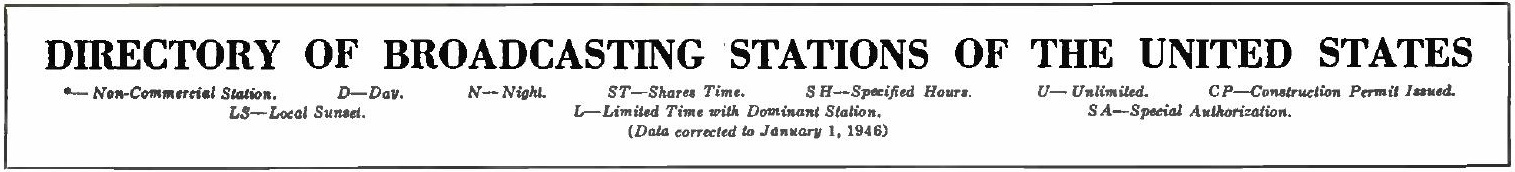
#> input picture Imagenes/table.jpg, 1515 x 172 px, given in place of page0.jpg, which was not available
$ jupyter execute --allow-errors tables_steps.ipynb   (older library calls are emulated)
#> lines starting #> are read from the running program, lines starting #| are printed output that depends on the picture; after the words box and inside, x2 and y2 are one past the last pixel; in counts of white or black regions, pixels touching at a corner belong together; pictures that were not available may be replaced by others from this repository, and a replacement may not be noted
[cell 1]
from sklearn.cluster import AgglomerativeClustering
from pytesseract import Output
from tabulate import tabulate
import pandas as pd
import numpy as np
import pytesseract
import argparse
import imutils
import cv2

[cell 2]
# set a seed for our random number generator
np.random.seed(42)
# load the input image and convert it to grayscale
path =r'/home/pop-jaroso/Desktop/Table detection/Files/page0.jpg'
image = cv2.imread(path)
#> image is the input picture: shape (172, 1515, 3); mean B, G, R 224, 224.1, 224.1
gray = cv2.cvtColor(image, cv2.COLOR_BGR2GRAY)

[cell 3]
# initialize a rectangular kernel that is ~5x wider than it is tall,
# then smooth the image using a 3x3 Gaussian blur and then apply a
# blackhat morphological operator to find dark regions on a light
# background
kernel = cv2.getStructuringElement(cv2.MORPH_RECT, (51, 11))
gray = cv2.GaussianBlur(gray, (3, 3), 0)
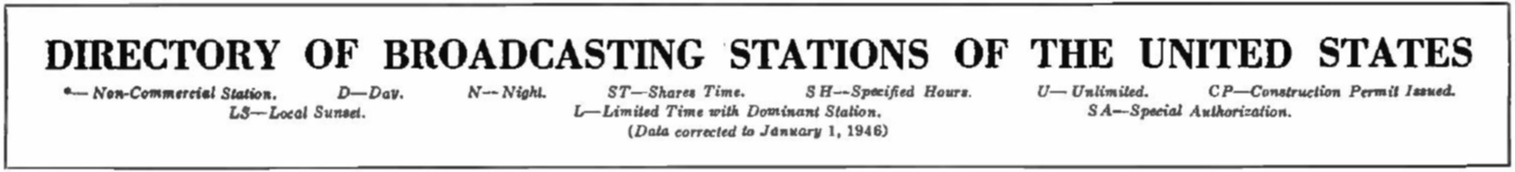
#> gray: shape (172, 1515); min 2, max 255, mean 224.1
blackhat = cv2.morphologyEx(gray, cv2.MORPH_BLACKHAT, kernel)
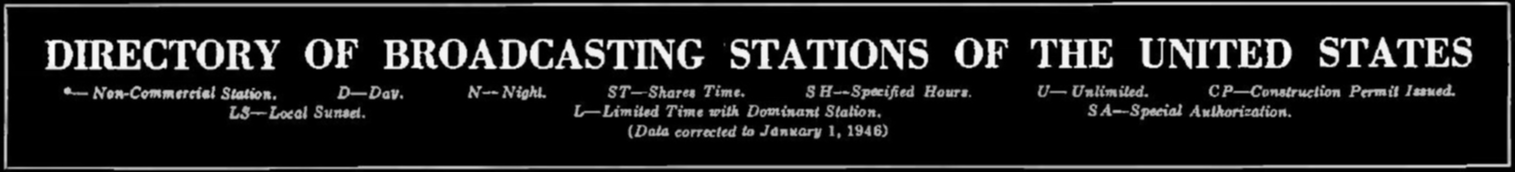
#> blackhat: shape (172, 1515); min 0, max 252, mean 29.8

[cell 4]
# compute the Scharr gradient of the blackhat image and scale the
# result into the range [0, 255]
grad = cv2.Sobel(blackhat, ddepth=cv2.CV_32F, dx=1, dy=0, ksize=-1)
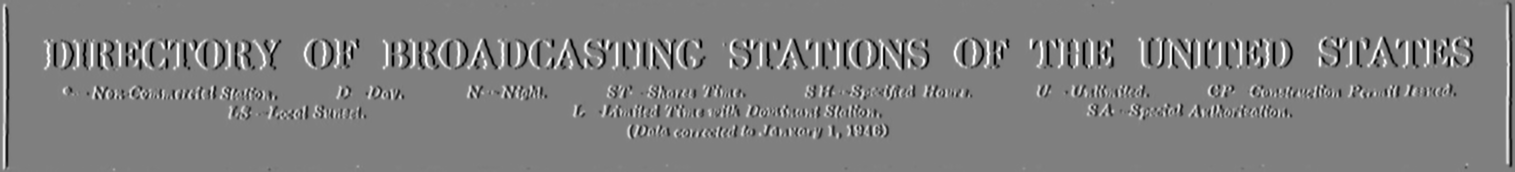
#> grad: shape (172, 1515) float32; min -3024, max 3008, mean 0; drawn with min black and max white
grad = np.absolute(grad)
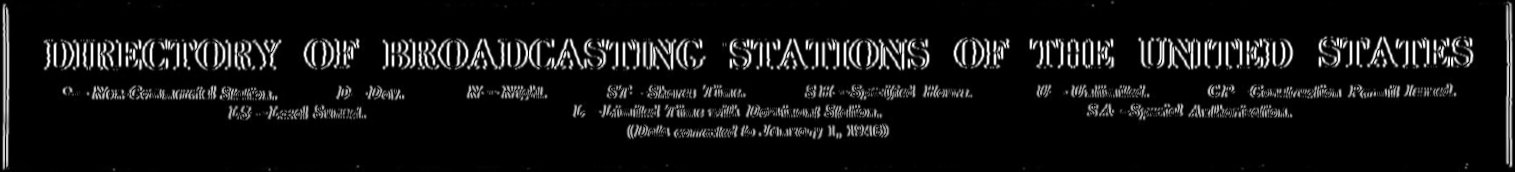
#> grad: shape (172, 1515) float32; min 0, max 3024, mean 211.4; drawn with min black and max white
(minVal, maxVal) = (np.min(grad), np.max(grad))
#> minVal = 0; maxVal = 3024
grad = (grad - minVal) / (maxVal - minVal)
grad = (grad * 255).astype("uint8")

[cell 5]
# apply a closing operation using the rectangular kernel to close
# gaps in between characters, apply Otsu's thresholding method, and
# finally a dilation operation to enlarge foreground regions
grad = cv2.morphologyEx(grad, cv2.MORPH_CLOSE, kernel)
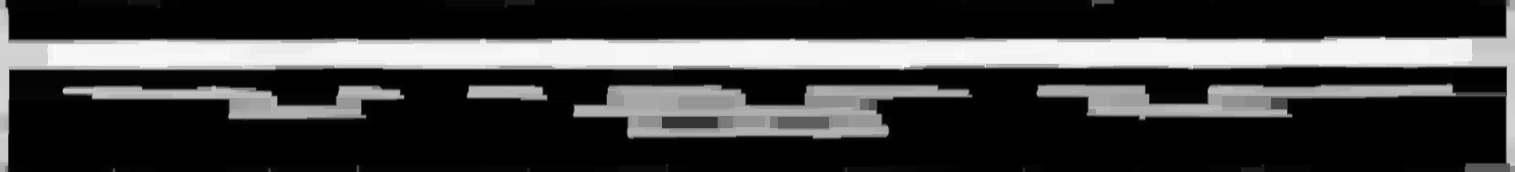
#> grad: shape (172, 1515); min 0, max 255, mean 59.5
thresh = cv2.threshold(grad, 0, 255,
	cv2.THRESH_BINARY | cv2.THRESH_OTSU)[1]
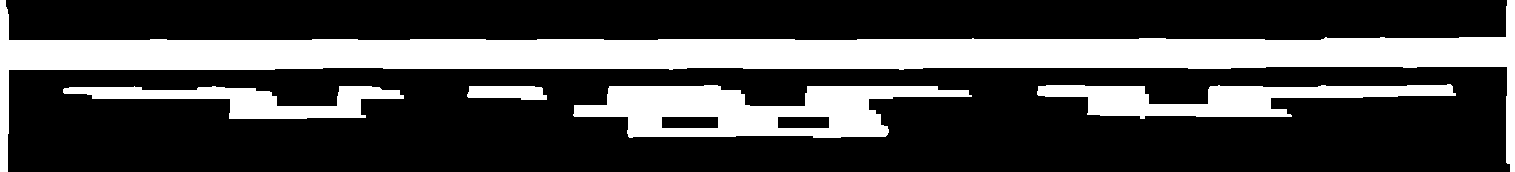
#> thresh: shape (172, 1515); 27.8% white; 5 white regions, box (x1, y1, x2, y2) and area: (0, 0, 1515, 172) 46967, (573, 85, 972, 138) 12220, (1037, 84, 1456, 119) 7249, (63, 86, 404, 119) 5018, (467, 86, 547, 100) 952
thresh = cv2.dilate(thresh, None, iterations=3)
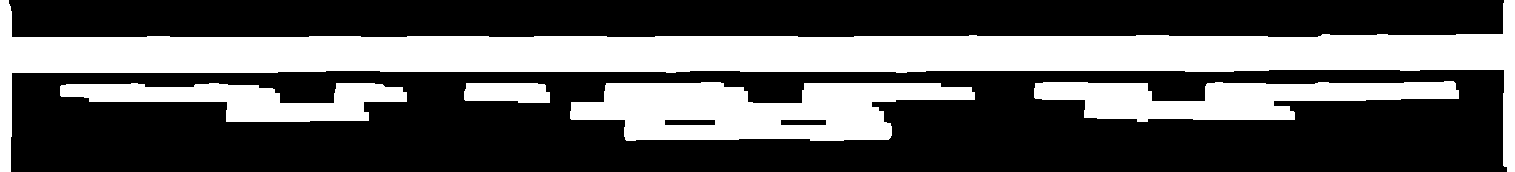
#> thresh: shape (172, 1515); 35.4% white; 5 white regions
#cv2.imshow("Thresh", thresh)

[cell 6]
# find contours in the thresholded image and grab the largest
# which we will assume is the stats table
cnts = cv2.findContours(thresh.copy(), cv2.RETR_EXTERNAL,
	cv2.CHAIN_APPROX_SIMPLE)
#> cnts = 5 contours; box (x1, y1, x2, y2) and area: (0, 0, 1515, 172) 55095, (570, 82, 975, 141) 15914, (1034, 81, 1459, 122) 9786, (60, 83, 407, 122) 7078, (464, 83, 550, 103) 1450
cnts = imutils.grab_contours(cnts)
tableCnt = max(cnts, key=cv2.contourArea)
#> tableCnt = contour of 106 points, box (x1, y1, x2, y2) (0, 0, 1515, 172), area 55095

[cell 7]
# compute the bounding box coordinates of the stats table and extract
# the table from the input image
(x, y, w, h) = cv2.boundingRect(tableCnt)
#> x = 0; y = 0; w = 1515; h = 172
table = image[y:y + h, x:x + w]

[cell 8]
# show the original input image and extracted table to our screen
#cv2.imshow("Input", image)
#cv2.imshow("Table", table)

[cell 9]
# set the PSM mode to detect sparse text, and then localize text in
# the table
options = "--psm 6"
#> (the rest of this cell did not finish here and is left out)

[cell 10]
# initialize a list to store the (x, y)-coordinates of the detected
# text along with the OCR'd text itself
coords = []
ocrText = []

#> (a cell that did not finish here is left out)

[cell 12]
# extract all x-coordinates from the text bounding boxes, setting the
# y-coordinate value to zero
xCoords = [(c[0], 0) for c in coords]
# apply hierarchical agglomerative clustering to the coordinates
#> (the rest of this cell did not finish here and is left out)

[cell 13]
# initialize our list of sorted clusters
sortedClusters = []

#> (a cell that did not finish here is left out)

[cell 15]
# sort the clusters by their average x-coordinate and initialize our
# data frame
sortedClusters.sort(key=lambda x: x[1])
df = pd.DataFrame()

[cell 16]
# loop over the clusters again, this time in sorted order
for (l, _) in sortedClusters:
	# extract the indexes for the coordinates belonging to the
	# current cluster
	idxs = np.where(clustering.labels_ == l)[0]
	# extract the y-coordinates from the elements in the current
	# cluster, then sort them from top-to-bottom
	yCoords = [coords[i][1] for i in idxs]
	sortedIdxs = idxs[np.argsort(yCoords)]
	# generate a random color for the cluster
	color = np.random.randint(0, 255, size=(3,), dtype="int")
	color = [int(c) for c in color]

    	# loop over the sorted indexes
	for i in sortedIdxs:
		# extract the text bounding box coordinates and draw the
		# bounding box surrounding the current element
		(x, y, w, h) = coords[i]
		cv2.rectangle(table, (x, y), (x + w, y + h), color, 2)
	# extract the OCR'd text for the current column, then construct
	# a data frame for the data where the first entry in our column
	# serves as the header
	cols = [ocrText[i].strip() for i in sortedIdxs]
	currentDF = pd.DataFrame({cols[0]: cols[1:]})
	# concatenate *original* data frame with the *current* data
	# frame (we do this to handle columns that may have a varying
	# number of rows)
	df = pd.concat([df, currentDF], axis=1)
#> this loop made 0 passes

[cell 17]
# replace NaN values with an empty string and then show a nicely
# formatted version of our multi-column OCR'd text
df.fillna("", inplace=True)
print(tabulate(df, headers="keys", tablefmt="psql"))
# write our table to disk as a CSV file
print("[INFO] saving CSV file to disk...")
df.to_csv('datos.csv', index=False) #args["output"]
# show the output image after performing multi-column OCR
#cv2.imshow("Output", image)
cv2.waitKey(0)
#> Out = 27
